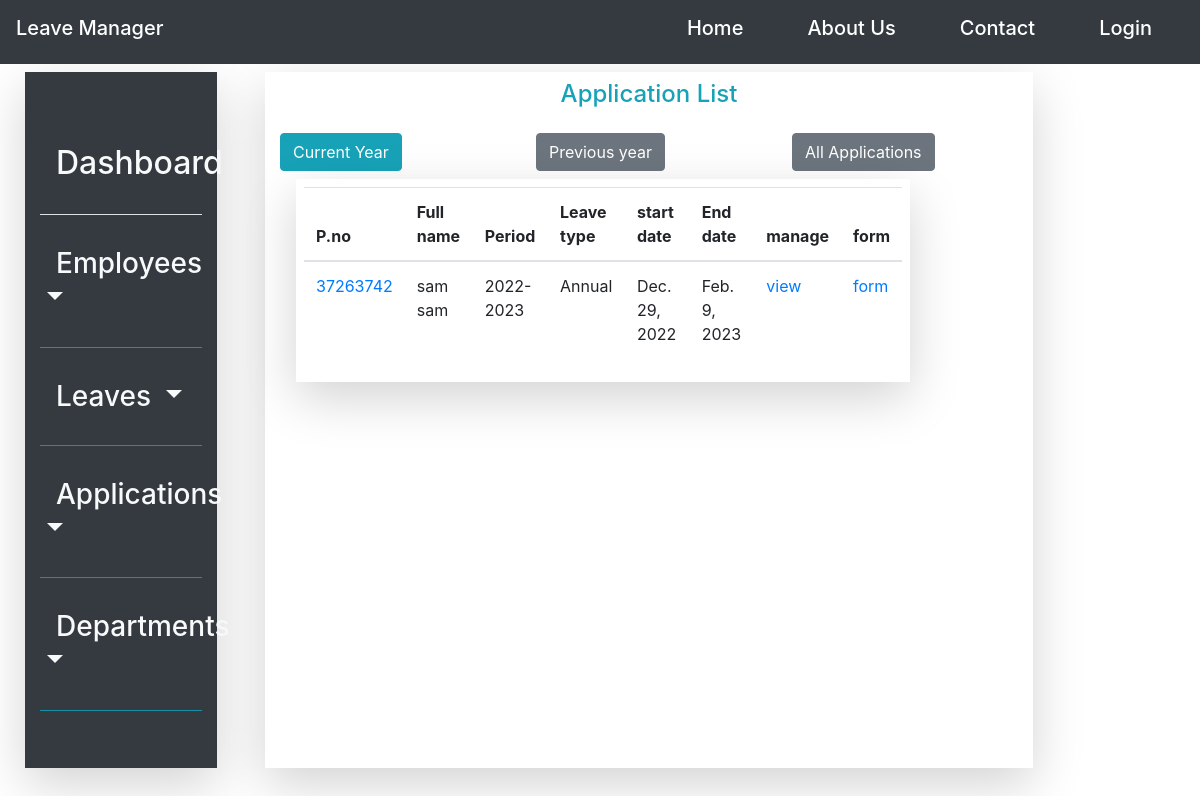
Page /application/list on the earlier database version.
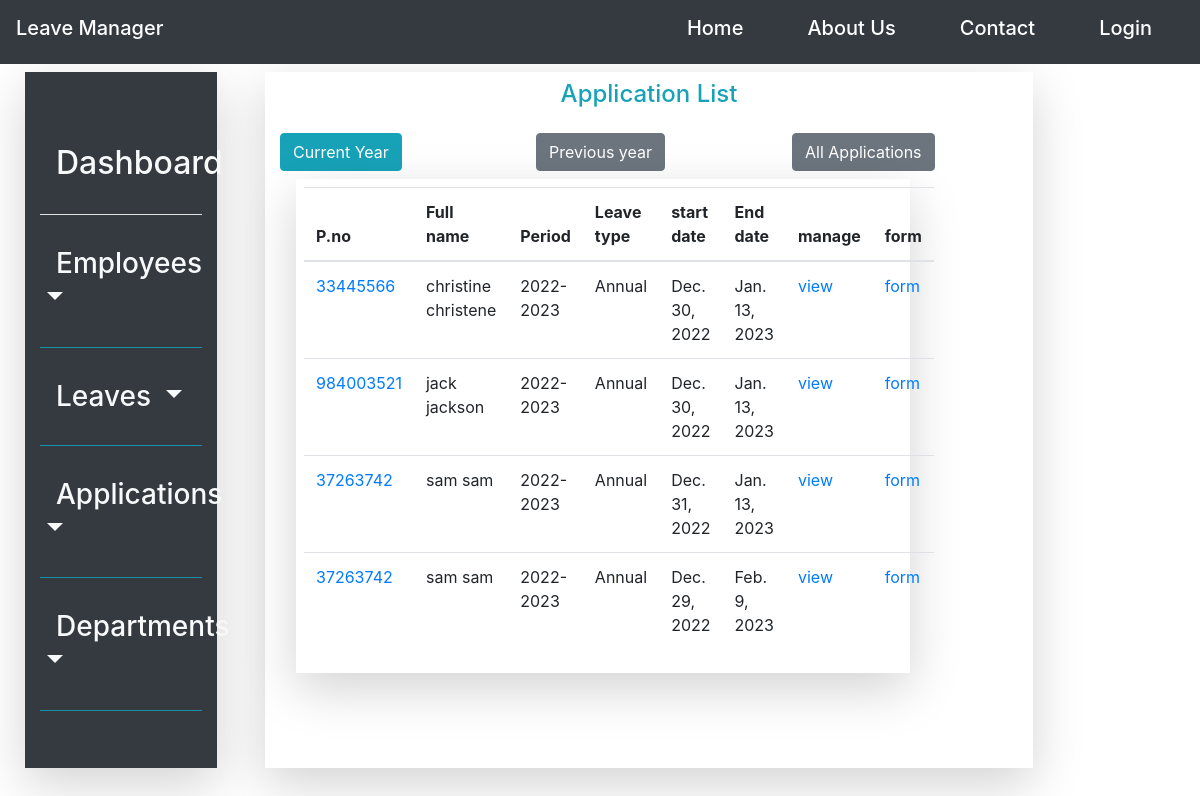
Same page on the later database version.
### leave_management_app/models.py (models this page shows, shortened)
class Leave_application(models.Model):
    Applicant = models.ForeignKey(Employee, null=True, on_delete=models.SET_NULL)
    financial_year = models.CharField(max_length=10)
    leave_type = models.ForeignKey(Leave_type, on_delete=models.CASCADE)
    medical_certificate = models.BooleanField(default=False)
    no_of_days_applied = models.IntegerField(default=30)
    leave_application_date = models.DateTimeField(default=timezone.now)
    leave_starting_date = models.DateField()
    leave_end_date = models.DateField()

class Employee(models.Model):
    emp_personal_no = models.CharField(max_length=20, primary_key=True)
    employee_firstname = models.CharField(max_length=20)
    employee_lastname = models.CharField(max_length=20)
    employee_email = models.EmailField()
    employee_department_id = models.ForeignKey(Department, on_delete=models.CASCADE, null=True)
    employee_designation = models.CharField(max_length=20)
    employee_gender = models.CharField(choices=gender, max_length=6)
    employee_category = models.CharField(choices=employee_category_list, max_length=10)
    date_created = models.DateTimeField(default=timezone.now)
    date_employed = models.DateField()
    is_active = models.BooleanField(default=True)
    def __str__(self):
        return self.fullname()
    def fullname(self):
        return '{} {}'.format(self.employee_firstname, self.employee_lastname)

class Leave_type(models.Model):
    leave_type_name = models.CharField(choices=leave_category_list, max_length=30)
    leave_duration = models.CharField(default='30/36 days', max_length=30)
    leave_type_description = models.TextField()
    def __str__(self):
        return self.leave_type_name

### leave_management_app/views.py (the view)
# urls.py: path('application/list', ApplicationListview.as_view(), name='current_year_applications'),
class ApplicationListview(ListView):
    model = Leave_application
    context_object_name = 'applications'
    ordering = '-leave_application_date'
    template_name = 'leave_application_list'
    paginate_by = 10
    def get_queryset(self):
        qs = super().get_queryset()
        return qs.filter(financial_year=current_financial_year)

### leave_management_app/templates/leave_management_app/leave_application_list.html (shortened to what this page needs)
{%extends 'leave_management_app/base.html'%}
    {%block content%}
<div class="row p-4" style="height: 95vh; width: 100%; background-color: white; background-attachment: fixed;">
        {%block navbar%}
            {%include 'navigation/sidenav.html'%}
        {%endblock navbar%}
    <div class="col-lg-8 mt-3 ml-5 shadow-lg">
        <div class="py-2 text-center"><label class="text-info h4">Application List</label></div>
    	<div class="row py-2">
                <div class="col-4">
					<a href="{%url 'current_year_applications'%}" class="btn btn-info">Current Year</a>
				</div>
                <div class="col-4">
					<a href="{%url 'previous_year_applications'%}" class="btn btn-secondary">Previous year</a>
				</div>
                <div class="col-4">
					<a class="btn btn-secondary" href="{%url 'all_leave_applications'%}">All Applications</a>
				</div>
        </div>
        <div class="row ml-3">
        <div class="col-md-10 p-2 shadow-lg">
            <table class="table">
              <thead>
                <tr>
                  <th scope="col">P.no</th>
                  <th scope="col">Full name</th>
                  <th scope="col">Period</th>
                  <th scope="col">Leave type</th>
                  <th scope="col">start date</th>
                   <th scope="col">End date</th>
                    <th scope="col">manage</th>
                    <th scope="col">form</th>
                </tr>
              </thead>
              <tbody>
              {%for application in applications %}
                <tr>
                  <td><a href="#">{{application.Applicant_id}}</a></td>
                  <td>{{application.Applicant}}</td>
                  <td>{{application.financial_year}}</td>
                  <td>{{application.leave_type}}</td>
                  <td>{{application.leave_starting_date}}</td>
                  <td>{{application.leave_end_date}}</td>
                  <td><a class="" href="{%url 'leave_application_detail' application.id%}">view</a></td>
                  <td><a class="" href="{%url 'application_form' application.id%}">form</a></td>
                </tr>
                {% endfor %}
              </tbody>
            </table>
        </div>
    </div>
    </div>
</div>
{%endblock content%}

### leave_management_app/templates/leave_management_app/base.html (shortened to what this page needs)
{%load static%}
<!DOCTYPE html>
<html lang="en">
<head>
    <link rel="stylesheet"
          href="{% static 'vendor/bootstrap/css/bootstrap.min.css' %}">
    <link rel="stylesheet"
          href="{% static 'vendor/bootstrap/css/style.css' %}">
    <link rel="stylesheet"
          href="{% static 'vendor/font-awesome/css/font-awesome.min.css' %}">
    <link rel="stylesheet"
          href="{% static 'vendor/owl.carousel/assets/owl.carousel.css' %}">
    <link rel="stylesheet"
          href="{% static 'vendor/owl.carousel/assets/owl.theme.default.css' %}">
</head>
<body>
{%include 'navigation/horizontal_navbar.html'%}
<div class="py-3"></div>
{% block content%}
{%endblock content%}
</body>
</html>

### leave_management_app/templates/navigation/horizontal_navbar.html (shortened to what this page needs)
<nav class="navbar navbar-expand-lg navbar-light bg-dark fixed-top">
  <a class="navbar-brand h2 text-white" href="{%url 'home'%}">Leave Manager</a>
  <div class="collapse navbar-collapse" id="navbarNavAltMarkup">
    <div class="navbar-nav ml-auto">
      <a class="nav-item nav-link h5 text-white mx-4" href="{%url 'home'%}">Home <span class="sr-only">(current)</span></a>
      <a class="nav-item nav-link h5 text-white mx-4" href="#">About Us</a>
      <a class="nav-item nav-link h5 text-white mx-4" href="#">Contact</a>
      {%if user.is_authenticated%}
      <div class="dropdown show mx-4 my-2">
          <a class="text-light h5 dropdown-toggle" href="#" role="button" id="dropdownLink" data-toggle="dropdown" aria-haspopup="true" aria-expanded="false">
            Hi, {{user.username}}
          </a>
          <div class="dropdown-menu" aria-labelledby="dropdownLink">
            <a class="dropdown-item" href="{%url 'profile'%}">Profile</a>
            <a class="dropdown-item" href="{%url 'logout'%}">Logout</a>
          </div>
      </div>
      {%else%}
        <a class="nav-item nav-link h5 text-white mx-4" href="{%url 'login'%}">Login</a>
      {%endif%}
    </div>
  </div>
</nav>

### leave_management_app/templates/navigation/sidenav.html (shortened to what this page needs)
 <div class="col-lg-2 mt-3 ml-3 bg-dark h-85 shadow-lg">
        <div class="py-3 text-center"><i class="fa fa-bars text-light" aria-hidden="true"></i></div>
        <a class="p-3 d-block text-center text-light h2" href="{%url 'dashboard'%}">Dashboard</a>
        <hr class="bg-light">
        <div class="dropdown show py-3">
          <a class="p-3 text-light h3 dropdown-toggle" href="{%url 'employee_list'%}" role="button" id="dropdownMenuLink" data-toggle="dropdown" aria-haspopup="true" aria-expanded="false">
            Employees
          </a>
        </div>
        <hr class="bg-info">
        <div class="dropdown show py-3">
              <a class="p-3 text-light h3 dropdown-toggle" href="#" role="button" id="dropdownLink" data-toggle="dropdown" aria-haspopup="true" aria-expanded="false">
                Leaves
              </a>
        </div>
        <hr class="bg-info">
        <div class="dropdown show py-3">
              <a class="p-3 text-light h3 dropdown-toggle" href="#" role="button" id="droppdownLink" data-toggle="dropdown" aria-haspopup="true" aria-expanded="false">
                Applications
              </a>
        </div>
        <hr class="bg-info">
      <div class="dropdown show py-3">
              <a class="p-3 text-light h3 dropdown-toggle" href="#" role="button" id="drropdownLink" data-toggle="dropdown" aria-haspopup="true" aria-expanded="false">
                Departments
              </a>
        </div>
        <hr class="bg-info">
</div>

Differences in the rows shown:
added Leave_application: Applicant_id "33445566", Applicant "christine christene", financial_year "2022-2023", leave_type "Annual", leave_starting_date "Dec. 30, 2022", leave_end_date "Jan. 13, 2023"
added Leave_application: Applicant_id "984003521", Applicant "jack jackson", financial_year "2022-2023", leave_type "Annual", leave_starting_date "Dec. 30, 2022", leave_end_date "Jan. 13, 2023"
added Leave_application: Applicant_id "37263742", Applicant "sam sam", financial_year "2022-2023", leave_type "Annual", leave_starting_date "Dec. 31, 2022", leave_end_date "Jan. 13, 2023"
